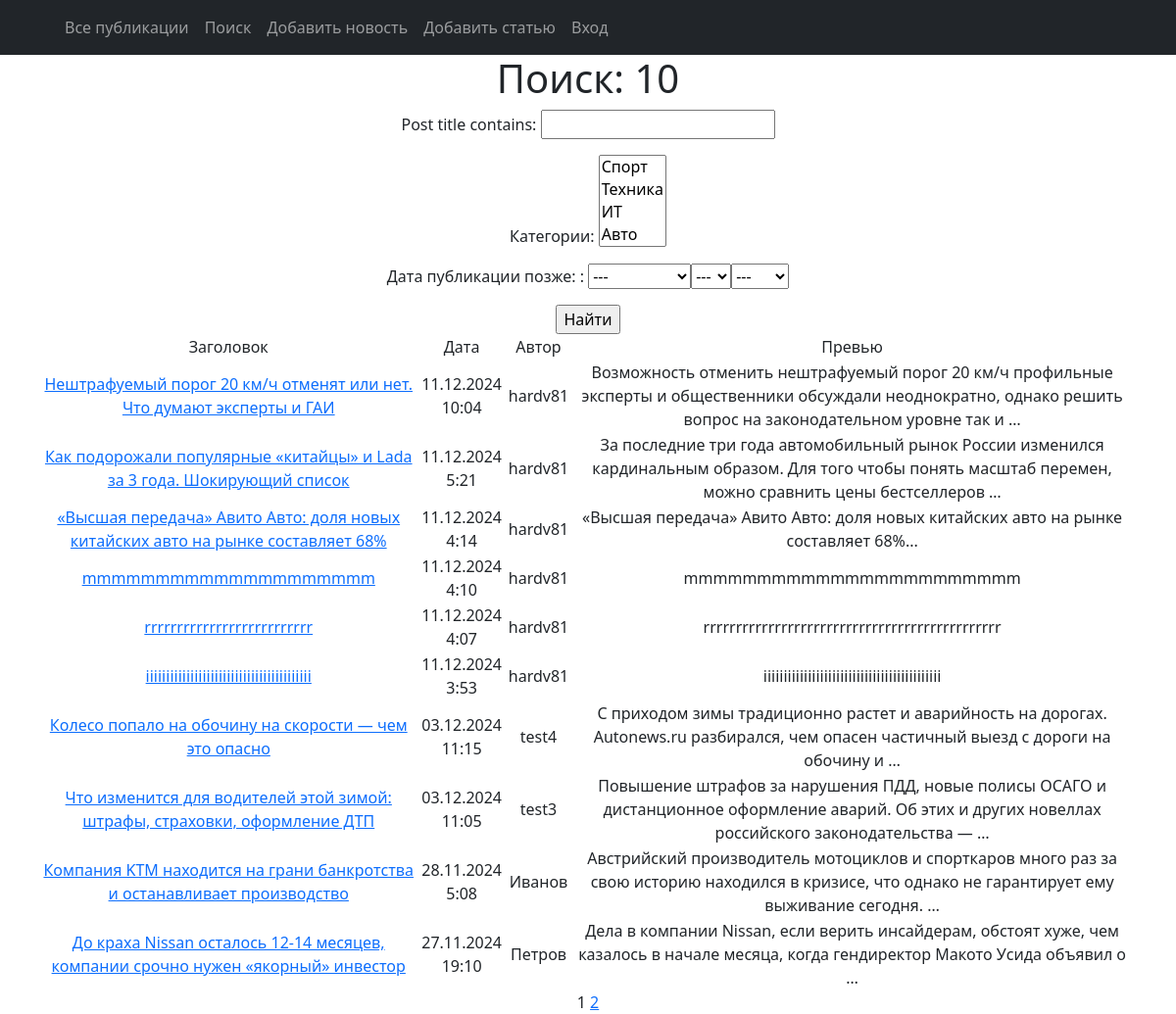
The app's page /search/ with its own data.
### news/models.py (models this page shows, shortened)
class Post(models.Model):
    article = 'ART'
    news = 'NEW'
    TYPE = [
        (article, 'Статья'),
        (news, 'Новость'),
    ]
    post_author = models.ForeignKey(Author, on_delete=models.CASCADE)
    post_type = models.CharField(max_length=3, choices=TYPE, default=article)
    post_time = models.DateTimeField(auto_now_add=True)
    post_category = models.ManyToManyField(Category, through='PostCategory')
    post_title = models.CharField(max_length=255)
    post_text = models.TextField()
    post_rating = models.IntegerField(default=0)

class Author(models.Model):
    author_rating = models.IntegerField(default=0)
    author_user = models.OneToOneField(User, on_delete = models.CASCADE, primary_key = True)
    def __str__(self):
        return f'{self.author_user}'

### news/views.py (the view)
# urls.py: path('search/', SearchPostsList.as_view(), name='search_post_list'),
class SearchPostsList(ListView):
    model = Post
    ordering = '-post_time'
    template_name = 'search.html'
    context_object_name = 'posts'
    paginate_by = 10
    def get_queryset(self):
        queryset = super().get_queryset()
        self.filterset = PostFilter(self.request.GET, queryset)
        return self.filterset.qs
    def get_context_data(self, **kwargs):
        context = super().get_context_data(**kwargs)
        context['filterset'] = self.filterset
        return context

### news/models.py (called while the page is built)
    def __str__(self):
        return f'{self.category_name}'

### news/templatetags/custom_filters.py (called while the page is built)
@register.filter()
def censor(text):
    CENS_WORDS = ['подшипник', 'коробка', 'видеорегистратор', 'транспорт', 'безопасность', 'также', 'видео',
                  'отставание', 'место']
    if type(text) != str:
        raise TypeException(f'Недопустимый формат данных (string)!')
    lst = []
    st = ''
    i = 0
    for sym in text:
        i += 1
        if sym.isalpha():
            st += sym
            if i == len(text):
                lst.append(st)
        else:
            if len(st):
                lst.append(st)
            lst.append(sym)
            st = ''
    for i in range(len(lst)):
        if lst[i].lower() in CENS_WORDS:
            lst[i] = lst[i].replace(lst[i], lst[i][:1] + "*" * (len(lst[i]) - 1))
    censored_text = ''
    for word in lst:
        censored_text += word
    return f'{censored_text}'

### news/templatetags/custom_tags.py (called while the page is built)
@register.simple_tag(takes_context=True)
def url_replace(context, **kwargs):
   d = context['request'].GET.copy()
   for k, v in kwargs.items():
       d[k] = v
   return d.urlencode()

### templates/search.html (shortened to what this page needs)
{% extends 'flatpages/default.html' %}
{% load custom_filters %}
{% load custom_tags %}
{% block content %}
   <h1>Поиск: {{ posts|length }}</h1>
   <form action="" method="get">
       {{ filterset.form.as_p }}
       <input type="submit" value="Найти" />
   </form>
   {% if posts %}
       <table>
           <tr>
               <td>Заголовок</td>
               <td>Дата</td>
               <td>Автор</td>
               <td>Превью</td>
           </tr>
           {% for post in posts %}
           <tr>
               <td><a href="{% url 'post_detail' post.id %}">{{ post.post_title|censor }}</a></td>
               <td>{{ post.post_time|date:'d.m.Y G:i' }}</td>
               <td>{{ post.post_author }}</td>
               <td>{{ post.post_text|truncatewords:20|censor }}</td>
           </tr>
           {% endfor %}
       </table>
   {% else %}
       <h2>Новостей нет!</h2>
   {% endif %}
   {{ page_obj.number }}
   {% if page_obj.has_next %}
       <a href="?{% url_replace page=page_obj.next_page_number %}">{{ page_obj.next_page_number }}</a>
   {% endif %}
{% endblock content %}

### records on screen
Post: post_title|censor "Нештрафуемый порог 20 км/ч отменят или нет. Что думают эксперты и ГАИ", post_time "11.12.2024 10:04", post_author "hardv81", post_text|censor "Возможность отменить нештрафуемый порог 20 км/ч профильные эксперты и общественники обсуждали неоднократно, однако решить вопрос на законодательном уровне так и …"
Post: post_title|censor "Как подорожали популярные «китайцы» и Lada за 3 года. Шокирующий список", post_time "11.12.2024 5:21", post_author "hardv81", post_text|censor "За последние три года автомобильный рынок России изменился кардинальным образом. Для того чтобы понять масштаб перемен, можно сравнить цены бестселлеров …"
Post: post_title|censor "«Высшая передача» Авито Авто: доля новых китайских авто на рынке составляет 68%", post_time "11.12.2024 4:14", post_author "hardv81", post_text|censor "«Высшая передача» Авито Авто: доля новых китайских авто на рынке составляет 68%..."
Post: post_title|censor "mmmmmmmmmmmmmmmmmmmm", post_time "11.12.2024 4:10", post_author "hardv81", post_text|censor "mmmmmmmmmmmmmmmmmmmmmmm"
Post: post_title|censor "rrrrrrrrrrrrrrrrrrrrrrrrrr", post_time "11.12.2024 4:07", post_author "hardv81", post_text|censor "rrrrrrrrrrrrrrrrrrrrrrrrrrrrrrrrrrrrrrrrrrrrrr"
Post: post_title|censor "iiiiiiiiiiiiiiiiiiiiiiiiiiiiiiiiiiiiiiiii", post_time "11.12.2024 3:53", post_author "hardv81", post_text|censor "iiiiiiiiiiiiiiiiiiiiiiiiiiiiiiiiiiiiiiiiiiii"
Post: post_title|censor "Колесо попало на обочину на скорости — чем это опасно", post_time "03.12.2024 11:15", post_author "test4", post_text|censor "С приходом зимы традиционно растет и аварийность на дорогах. Autonews.ru разбирался, чем опасен частичный выезд с дороги на обочину и …"
Post: post_title|censor "Что изменится для водителей этой зимой: штрафы, страховки, оформление ДТП", post_time "03.12.2024 11:05", post_author "test3", post_text|censor "Повышение штрафов за нарушения ПДД, новые полисы ОСАГО и дистанционное оформление аварий. Об этих и других новеллах российского законодательства — …"
Post: post_title|censor "Компания KTM находится на грани банкротства и останавливает производство", post_time "28.11.2024 5:08", post_author "Иванов", post_text|censor "Австрийский производитель мотоциклов и спорткаров много раз за свою историю находился в кризисе, что однако не гарантирует ему выживание сегодня. …"
Post: post_title|censor "До краха Nissan осталось 12-14 месяцев, компании срочно нужен «якорный» инвестор", post_time "27.11.2024 19:10", post_author "Петров", post_text|censor "Дела в компании Nissan, если верить инсайдерам, обстоят хуже, чем казалось в начале месяца, когда гендиректор Макото Уcида объявил о …"

### other values on screen
{{ posts|length }} "10"
{{ page_obj.number }} "1"
{{ page_obj.next_page_number }} "2"
